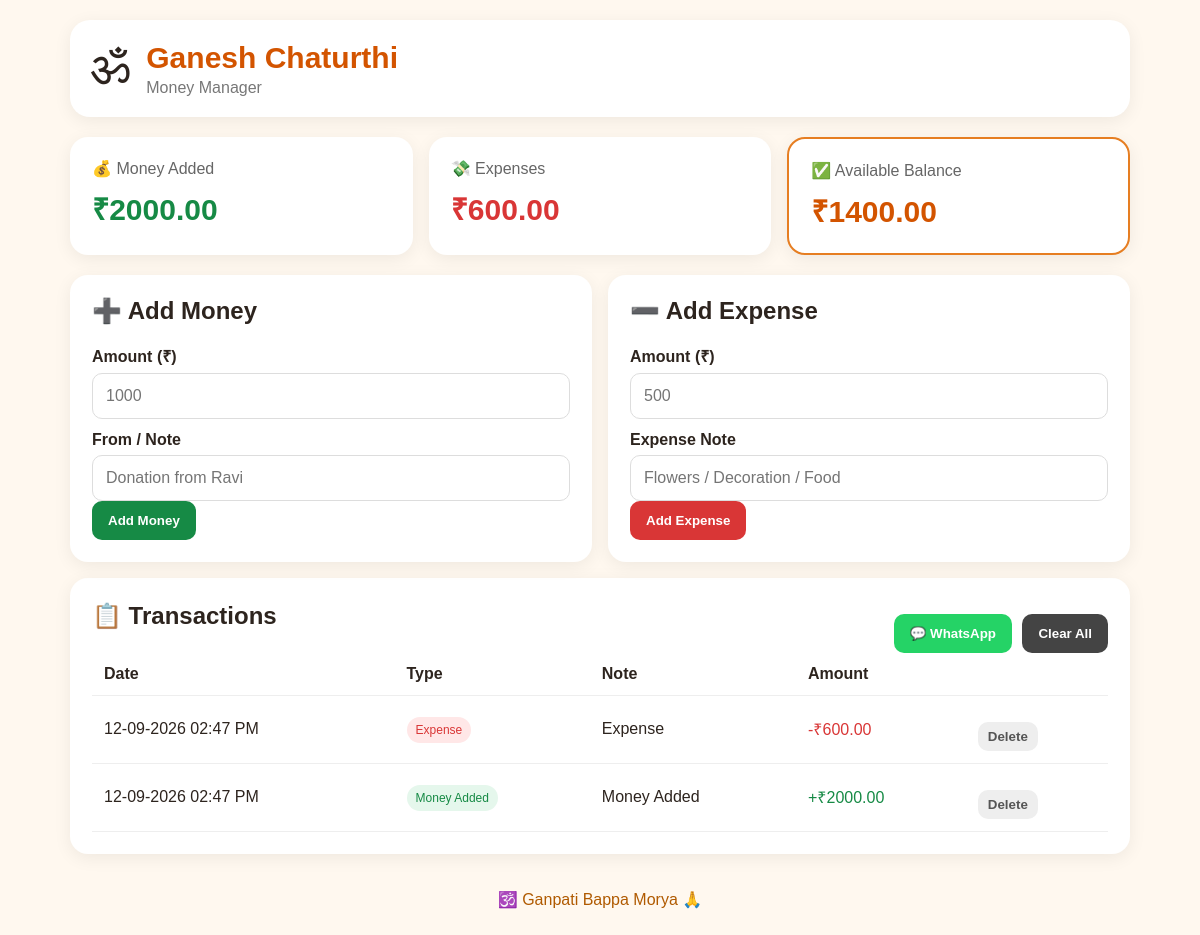
The page / on the database its author committed.
### tables this page shows
CREATE TABLE transactions (
            id INTEGER PRIMARY KEY AUTOINCREMENT,
            kind TEXT NOT NULL,
            amount REAL NOT NULL,
            note TEXT NOT NULL,
            created_at TEXT NOT NULL
        );

### app.py (the view)
@app.route("/")
def index():
    conn = db()
    rows = conn.execute(
        "SELECT * FROM transactions ORDER BY id DESC"
    ).fetchall()
    conn.close()
    added = sum(r["amount"] for r in rows if r["kind"] == "added")
    expenses = sum(r["amount"] for r in rows if r["kind"] == "expense")
    balance = added - expenses
    return render_template(
        "index.html",
        transactions=rows,
        added=added,
        expenses=expenses,
        balance=balance
    )

### app.py (called while the page is built)
def db():
    conn = sqlite3.connect(str(DB))
    conn.row_factory = sqlite3.Row
    return conn

### templates/index.html (shortened to what this page needs)
<!doctype html>
<html lang="en">
<head>
<link rel="stylesheet" href="{{ url_for('static', filename='style.css') }}">
</head>
<body>
<div class="container">
  <header>
    <div class="om">ॐ</div>
    <div>
      <h1>Ganesh Chaturthi</h1>
      <p>Money Manager</p>
    </div>
  </header>
  <section class="cards">
    <div class="card income"><span>💰 Money Added</span><strong>₹{{ "%.2f"|format(added) }}</strong></div>
    <div class="card expense"><span>💸 Expenses</span><strong>₹{{ "%.2f"|format(expenses) }}</strong></div>
    <div class="card balance"><span>✅ Available Balance</span><strong>₹{{ "%.2f"|format(balance) }}</strong></div>
  </section>
  <section class="forms">
    <form method="post" action="/add" class="panel">
      <h2>➕ Add Money</h2>
      <label>Amount (₹)</label>
      <input name="amount" type="number" step="0.01" min="0.01" required placeholder="1000">
      <label>From / Note</label>
      <input name="note" type="text" placeholder="Donation from Ravi">
      <button class="green" type="submit">Add Money</button>
    </form>
    <form method="post" action="/add" class="panel">
      <h2>➖ Add Expense</h2>
      <label>Amount (₹)</label>
      <input name="amount" type="number" step="0.01" min="0.01" required placeholder="500">
      <label>Expense Note</label>
      <input name="note" type="text" placeholder="Flowers / Decoration / Food">
      <button class="red" type="submit">Add Expense</button>
    </form>
  </section>
  <section class="panel">
    <div class="title-row">
      <h2>📋 Transactions</h2>
      <div>
        <button type="button" class="whatsapp" onclick="shareWhatsApp()">💬 WhatsApp</button>
        <form method="post" action="/clear" style="display:inline" onsubmit="return confirm('Delete all transactions?')">
          <button class="dark" type="submit">Clear All</button>
        </form>
      </div>
    </div>
    {% if transactions %}
    <div class="table-wrap">
      <table>
        <thead><tr><th>Date</th><th>Type</th><th>Note</th><th>Amount</th><th></th></tr></thead>
        <tbody>
        {% for t in transactions %}
          <tr>
            <td>{{ t["created_at"] }}</td>
            <td><span class="badge {{ t['kind'] }}">{{ "Money Added" if t["kind"] == "added" else "Expense" }}</span></td>
            <td>{{ t["note"] }}</td>
            <td class="{{ t['kind'] }}">{{ "+" if t["kind"] == "added" else "-" }}₹{{ "%.2f"|format(t["amount"]) }}</td>
            <td>
              <form method="post" action="/delete/{{ t['id'] }}" onsubmit="return confirm('Delete this transaction?')">
                <button class="delete" type="submit">Delete</button>
              </form>
            </td>
          </tr>
        {% endfor %}
        </tbody>
      </table>
    </div>
    {% else %}
      <div class="empty">No transactions yet. Add money or an expense above.</div>
    {% endif %}
  </section>
  <footer>🕉️ Ganpati Bappa Morya 🙏</footer>
</div>
</body>
</html>

### static/style.css (style rules this page uses)
* { box-sizing:border-box }
body { margin:0;font-family:Arial,sans-serif;background:#fff8ef;color:#2d241e }
.container { max-width:1100px;margin:auto;padding:20px }
header { display:flex;align-items:center;gap:16px;background:#fff;border-radius:20px;padding:20px;box-shadow:0 4px 18px #0001 }
header h1 { margin:0;font-size:30px;color:#d35400 }
header p { margin:4px 0 0;color:#777 }
.om { font-size:48px }
.cards { display:grid;grid-template-columns:repeat(3,1fr);gap:16px;margin:20px 0 }
.card { background:#fff;padding:22px;border-radius:18px;box-shadow:0 4px 18px #0001 }
.card span { display:block;color:#666 }
.card strong { display:block;font-size:30px;margin-top:10px }
.income strong { color:#168a45 }
.expense strong { color:#d93636 }
.balance { border:2px solid #e67e22 }
.balance strong { color:#d35400 }
.forms { display:grid;grid-template-columns:1fr 1fr;gap:16px }
.panel { background:#fff;padding:22px;border-radius:18px;box-shadow:0 4px 18px #0001;margin-bottom:16px }
.panel h2 { margin-top:0 }
label { display:block;margin:12px 0 6px;font-weight:bold }
input { width:100%;padding:13px;border:1px solid #ddd;border-radius:10px;font-size:16px }
button { border:0;border-radius:10px;padding:12px 16px;font-weight:bold;cursor:pointer }
.panel form button { margin-top:14px }
.green { background:#168a45;color:white }
.red { background:#d93636;color:white }
.whatsapp { background:#25D366;color:white }
.dark { background:#444;color:white;margin-left:6px }
.title-row { display:flex;justify-content:space-between;align-items:center;gap:10px }
.table-wrap { overflow:auto }
table { width:100%;border-collapse:collapse }
th,td { padding:12px;border-bottom:1px solid #eee;text-align:left;white-space:nowrap }
.badge { padding:6px 9px;border-radius:20px;font-size:12px }
.badge.added { background:#e5f7ec;color:#168a45 }
.badge.expense { background:#ffe7e7;color:#d93636 }
.added { color:#168a45 }
.expense { color:#d93636 }
.delete { background:#eee;color:#555;padding:7px 10px }
footer { text-align:center;padding:20px;color:#b05a00 }

### rows shown on the page
transactions: created_at "12-09-2026 02:47 PM", kind "Expense", note "Expense", kind "-", amount "600.00"
transactions: created_at "12-09-2026 02:47 PM", kind "Money Added", note "Money Added", kind "+", amount "2000.00"

### other values the page prints
{{ "%.2f"|format(added) }} "2000.00"
{{ "%.2f"|format(expenses) }} "600.00"
{{ "%.2f"|format(balance) }} "1400.00"
